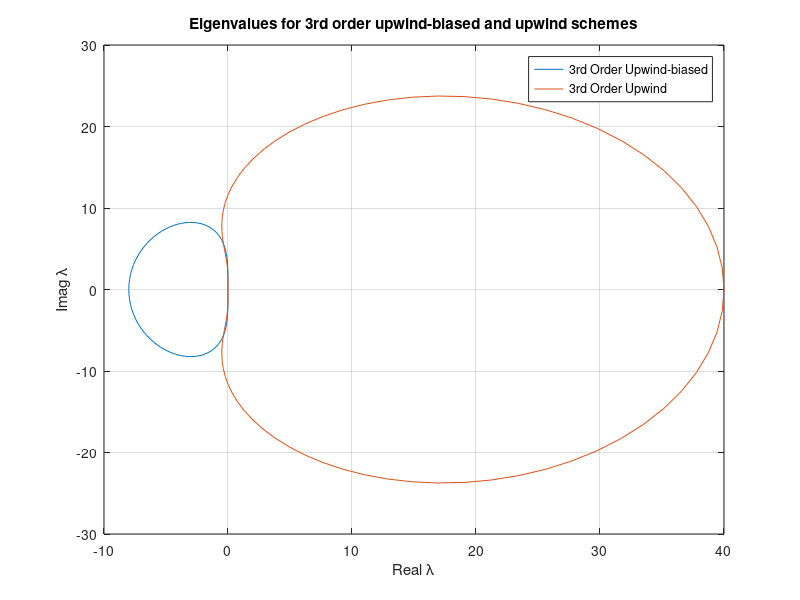
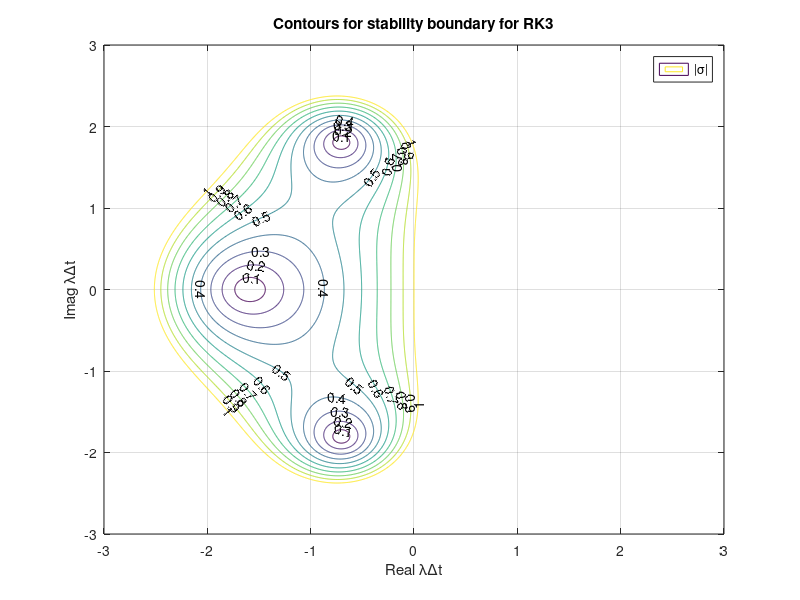
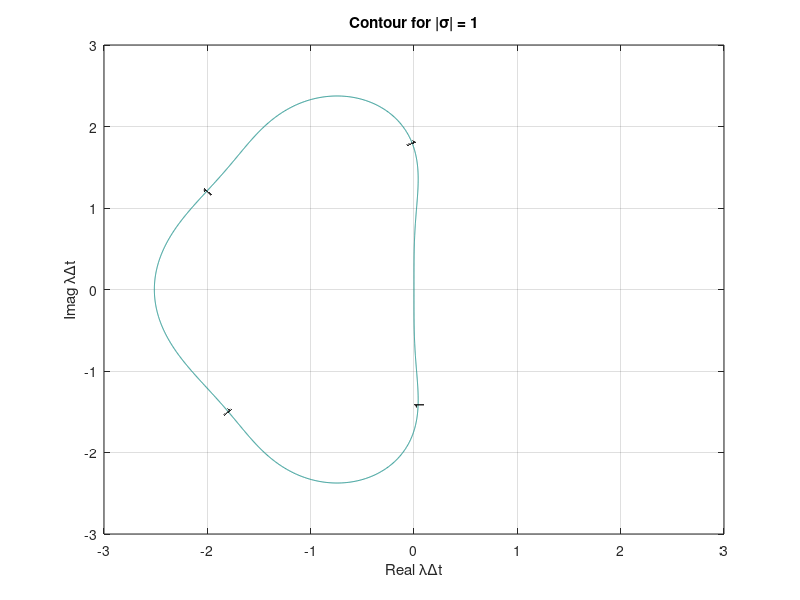
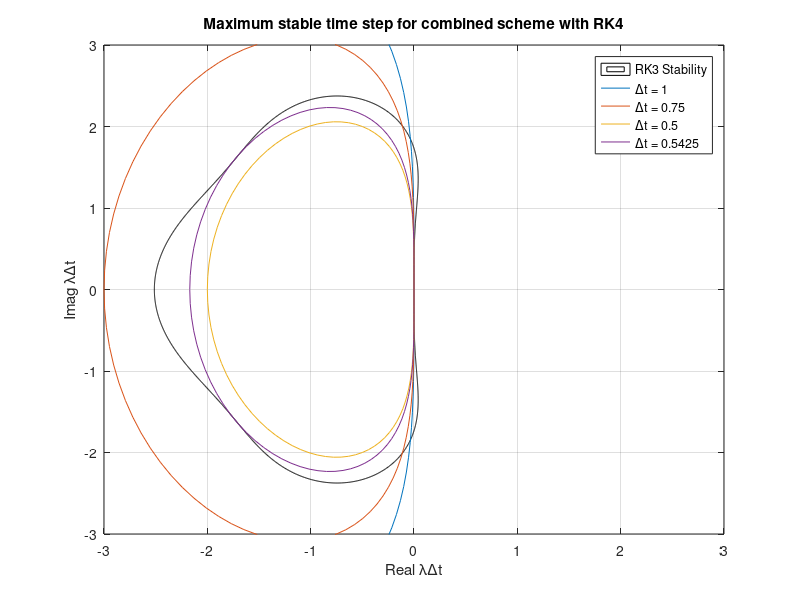

Write the MATLAB code that produced these figures, in order.
%% MECH 510 - Assignment 2
% Nicholas Earle

clear;clc;

x = 0:2*pi/100:2*pi;

%% Third Order Upwind-Biased Scheme

Lubk = @(phi) 3 + 4*cos(phi) + cos(2*phi) + sqrt(-1)*(-8*sin(phi) - sin(2*phi));

Lub = -Lubk(x);

plot(real(Lub), imag(Lub));
xlabel('Real \lambda');
ylabel('Imag \lambda');
title('Eigenvalues for 3rd order upwind-biased and upwind schemes');
grid on;

%% Third Order Upwind only Schee

Luok = @(phi) 11 - 18*cos(phi) + 9*cos(2*phi) - 2*cos(3*phi) + sqrt(-1)*(18*sin(phi) - 9*sin(2*phi) + 2*sin(3*phi));

Luo = Luok(x);

hold on;
plot(real(Luo), imag(Luo));
legend('3rd Order Upwind-biased','3rd Order Upwind');

%% Three-stage Runge-Kutta

% Specify x range and number of points
x0 = -3;
x1 = 3;
Nx = 901;
% Specify y range and number of points
y0 = -3;
y1 = 3;
Ny = 901;
% Construct mesh
xv = linspace(x0,x1,Nx);
yv = linspace(y0,y1,Ny);
[x,y] = meshgrid(xv,yv);
% Calculate z
z = x + 1i*y;
g3 = 1 + z + 1/2*z.^2 + 1/6*z.^3;

b = 0.1:0.1:1;
% Calculate magnitude of g
gmag = abs(g3);
% Plot contours of gmag
figure();
contour(x,y,gmag,b,'ShowText', 'on');
%axis([x0,x1,y0,y1]);
%axis('square');
xlabel('Real \lambda\Deltat');
ylabel('Imag \lambda\Deltat');
title('Contours for stability boundary for RK3');
legend('|\sigma|');
grid on;

figure()
contour(x,y,gmag,[1 1],'ShowText', 'on');
xlabel('Real \lambda\Deltat');
ylabel('Imag \lambda\Deltat');
title('Contour for |\sigma| = 1');
grid on;

%%
figure()
contour(x, y, gmag, [1 1], 'k');
hold on;
plot(real(Lub/2),imag(Lub/2));
plot(0.75*real(Lub/2), 0.75*imag(Lub/2));
plot(0.5*real(Lub/2), 0.5*imag(Lub/2));
plot(0.5425*real(Lub/2), 0.5425*imag(Lub/2));
xlabel('Real \lambda\Deltat');
ylabel('Imag \lambda\Deltat');
title('Maximum stable time step for combined scheme with RK4');
legend('RK3 Stability','\Deltat = 1','\Deltat = 0.75','\Deltat = 0.5','\Deltat = 0.5425');
grid on;